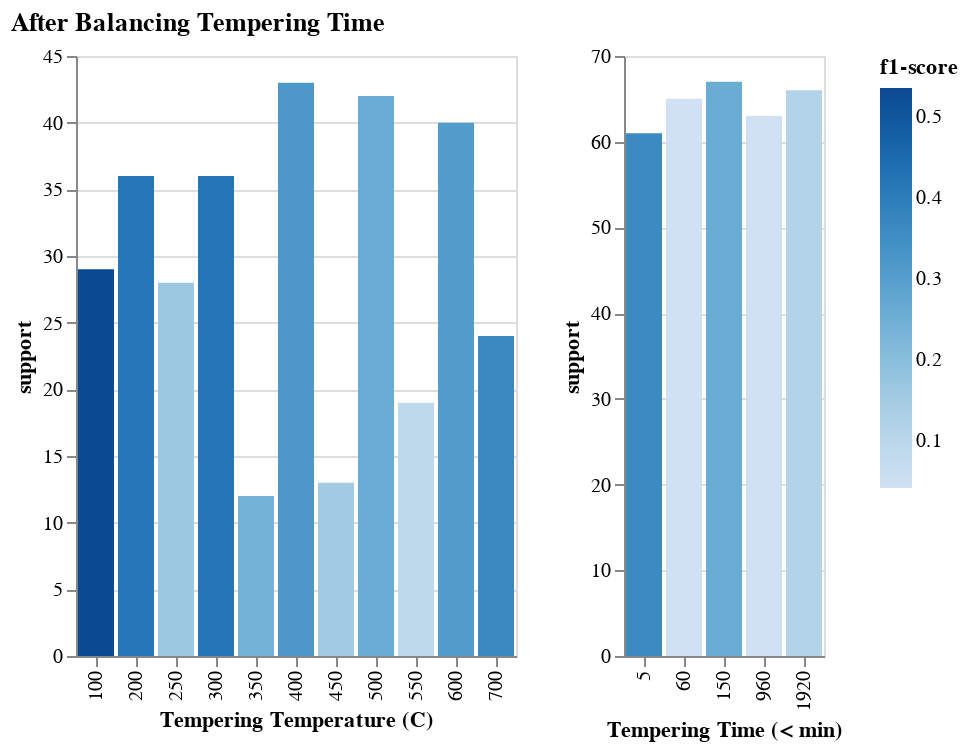

Here is the notebook cell this chart was saved with:
### Code cell
rf_cr_ttemp_supp_plot = alt.Chart(pl_cr_rf_ttemp)\
    .mark_bar().encode(
        alt.X('index:O').title('Tempering Temperature (C)'),
        alt.Y('support'),
        alt.Color('f1-score')
        )

rf_cr_ttime_supp_plot = alt.Chart(pl_cr_rf_ttime)\
    .mark_bar().encode(
        alt.X('index:O').title('Tempering Time (< min)'),
        alt.Y('support'),
        alt.Color('f1-score')
        )
rf_cr_ttemp_supp_plot

alt.concat(rf_cr_ttemp_supp_plot, rf_cr_ttime_supp_plot).properties(title='After Balancing Tempering Time')

### Figure 1 — Vega-Lite specification as saved in the notebook (floating-point values rounded to 4 significant figures)
{"config": {"view": {"continuousWidth": 300, "continuousHeight": 300}}, "concat": [{"data": {"name": "data-5a22de99f24ca9a732357f40b7045deb"}, "mark": {"type": "bar"}, "encoding": {"color": {"field": "f1-score", "type": "quantitative"}, "x": {"field": "index", "title": "Tempering Temperature (C)", "type": "ordinal"}, "y": {"field": "support", "type": "quantitative"}}}, {"data": {"name": "data-062e3f7053249ce32dcffdff62264a12"}, "mark": {"type": "bar"}, "encoding": {"color": {"field": "f1-score", "type": "quantitative"}, "x": {"field": "index", "title": "Tempering Time (< min)", "type": "ordinal"}, "y": {"field": "support", "type": "quantitative"}}}], "title": "After Balancing Tempering Time", "$schema": "https://vega.github.io/schema/vega-lite/v5.20.1.json", "datasets": {"data-5a22de99f24ca9a732357f40b7045deb": [{"index": 100, "precision": 0.5556, "recall": 0.5172, "f1-score": 0.5357, "support": 29.0}, {"index": 200, "precision": 0.4167, "recall": 0.4167, "f1-score": 0.4167, "support": 36.0}, {"index": 250, "precision": 0.1515, "recall": 0.1786, "f1-score": 0.1639, "support": 28.0}, {"index": 300, "precision": 0.4, "recall": 0.4444, "f1-score": 0.4211, "support": 36.0}, {"index": 350, "precision": 0.2308, "recall": 0.25, "f1-score": 0.24, "support": 12.0}, {"index": 400, "precision": 0.375, "recall": 0.2791, "f1-score": 0.32, "support": 43.0}, {"index": 450, "precision": 0.1538, "recall": 0.1538, "f1-score": 0.1538, "support": 13.0}, {"index": 500, "precision": 0.2353, "recall": 0.2857, "f1-score": 0.2581, "support": 42.0}, {"index": 550, "precision": 0.07692, "recall": 0.1053, "f1-score": 0.08889, "support": 19.0}, {"index": 600, "precision": 0.3548, "recall": 0.275, "f1-score": 0.3099, "support": 40.0}, {"index": 700, "precision": 0.4, "recall": 0.3333, "f1-score": 0.3636, "support": 24.0}], "data-062e3f7053249ce32dcffdff62264a12": [{"index": 5, "precision": 0.3485, "recall": 0.377, "f1-score": 0.3622, "support": 61.0}, {"index": 60, "precision": 0.03947, "recall": 0.04615, "f1-score": 0.04255, "support": 65.0}, {"index": 150, "precision": 0.2807, "recall": 0.2388, "f1-score": 0.2581, "support": 67.0}, {"index": 960, "precision": 0.04348, "recall": 0.04762, "f1-score": 0.04545, "support": 63.0}, {"index": 1920, "precision": 0.1296, "recall": 0.1061, "f1-score": 0.1167, "support": 66.0}]}}
